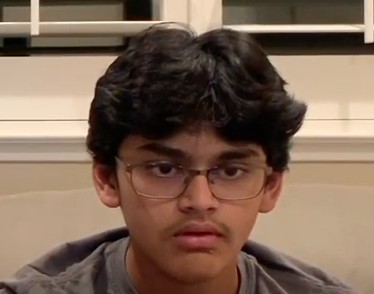
#> input picture arin.png, 374 x 294 px
$ python webcam_cv3.py
#> lines starting #> are read from the running program, lines starting #| are printed output that depends on the picture
import cv2
import sys
import datetime as dt
from time import sleep

#Link to the model file with pretrained weights and biases
cascPath = "model.xml"
faceCascade = cv2.CascadeClassifier(cascPath)

#Creating video object to interact with webcam and dispaly
video_capture = cv2.VideoCapture(0)
anterior = 0

#Overlay image which replaces detected face
image = cv2.imread("arin.png")
#> image is the input picture: shape (294, 374, 3); mean B, G, R 85.6, 102.2, 126

#Saved values to prevent rigid transitions and flow smoothly
x_real_saved = 0
y_real_saved = 0
width_real_saved = 0
height_real_saved = 0

#While loop that iterates as fast as possible until program is killed
while True:
    #Condition if the camera has not been opened by OpenCV
    if not video_capture.isOpened():
        print('Cannot load camera.')
        sleep(5)
        pass

    #Detecting the actual image data returned by the webcam
    ret, frame = video_capture.read()
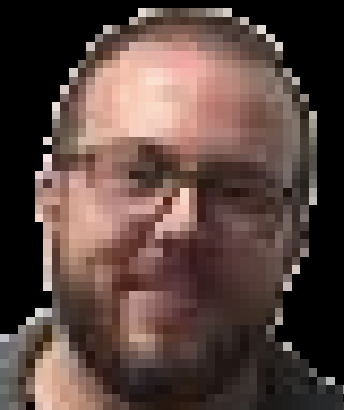
#> input picture adam.png, 344 x 410 px, given in place of the camera
#> frame is the input picture: shape (410, 344, 3); mean B, G, R 63.2, 69, 89.1

    gray = cv2.cvtColor(frame, cv2.COLOR_BGR2GRAY)
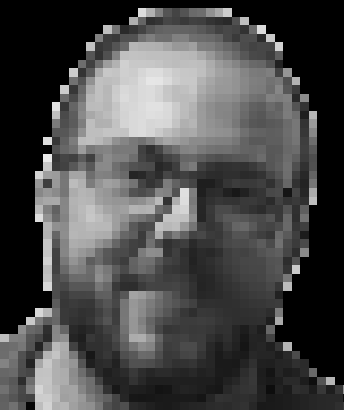
#> gray: shape (410, 344); min 0, max 233, mean 74.3

    #Detecting the bounding boxes returned by the object detection model
    faces = faceCascade.detectMultiScale(gray, scaleFactor=1.2, minNeighbors=6, minSize=(40, 40))
#> faces = [[41, 78, 263, 263]]

    #The actual values of the bounding box for pasting the overlay
    x_real = 0
    y_real = 0
    width_real = 0
    height_real = 0

    #Extracting data from returned object of the OD model
    for (x, y, w, h) in faces:
        x_real = x
        y_real = y
        width_real = w
        height_real = h
#> this loop made 1 pass
#> (x, y, w, h, x_real, y_real, width_real, height_real) on pass 1: (41, 78, 263, 263, 41, 78, 263, 263)

    if anterior != len(faces):
        anterior = len(faces)
#> anterior = 1

    #Expanding the overlay slightly to make it fit on the face better
    x_real = x_real-50
#> x_real = -9
    y_real = y_real-50
#> y_real = 28

    width_real += 100
#> width_real = 363
    height_real += 100
#> height_real = 363

    #Constraints to prevent bad dimensions and coordinate interaction
    if width_real < 10:
        width_real = 10
    if height_real < 10:
        height_real = 10
    if x_real < 0:
        x_real = 0
    if y_real < 0:
        y_real = 0

    #If they are bad use the saved values which are global relative to the local values in the while loop
    if x_real == 0:
        x_real = x_real_saved
        y_real = y_real_saved
        width_real = width_real_saved
        height_real = height_real_saved
    elif x_real != 0 and y_real != 0 and width_real != 10 and height_real != 10:
        x_real_saved = x_real
        y_real_saved = y_real
        width_real_saved = width_real
        height_real_saved = height_real

    #Resizes the image based on the bounding box dimensions
#> (the run stopped early here; a loop or call above may not have finished)
